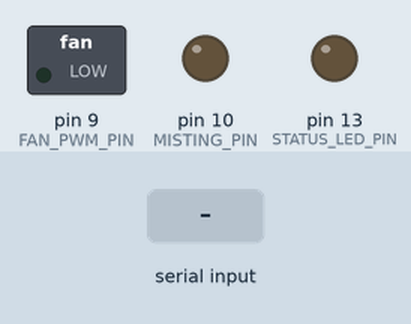
Simulated run of this sketch. Board: Arduino Uno, built with avr-gcc and run on an emulated ATmega328P. Shown: switched loads named in the sketch (green lamp = pin HIGH), output pins drawn as LEDs (lit = HIGH). Inputs (shaded band) come from the test bench. Random numbers use the default seed unless the sketch sets one; what the sketch prints to the serial monitor is not drawn.

Above: at 1.2 s.
1.3 s: "SET_FAN:90\n" received over Serial
At 1.6 s:
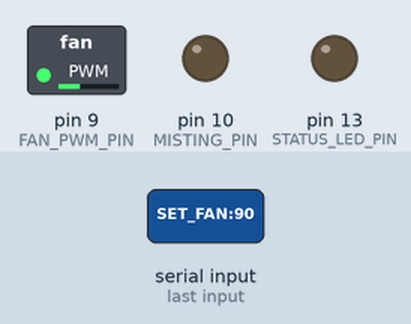
3.5 s: "SET_FAN:\n" received over Serial
At 5.2 s:
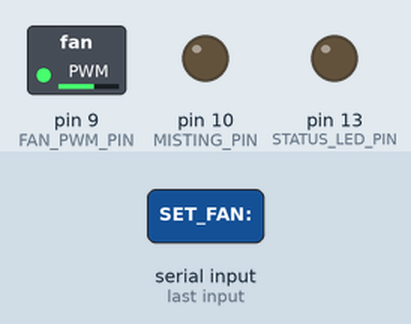
Timing chart, 0 to 6.7 s (numbered marks = the images above; inputs shaded):
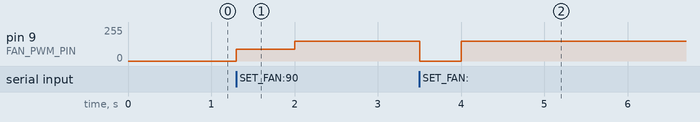

The sketch:

arduino_uno_q_heatguard.ino
```cpp
/**
 * HEATGUARD X - Arduino UNO Q Edge AI Firmware
 *
 * Hardware Platform:
 * - Arduino UNO Q (Dual-Core / Edge AI Processing)
 * - Sensors:
 *   - BME280: Ambient Temperature, Relative Humidity, Barometric Pressure (I2C 0x76/0x77)
 *   - BME688: Volatile Organic Compounds (VOC), Gas Resistance & IAQ Index (I2C 0x77)
 *   - MLX90614: Non-Contact Infrared Pyrometer (Target Surface vs Ambient) (I2C 0x5A)
 *   - VEML7700: High-Accuracy Ambient Light / Solar Irradiance Lux Sensor (I2C 0x10)
 *   - DS18B20: Precision Digital Thermal Immersion Probe (1-Wire GPIO D4)
 * - Actuators & Outputs:
 *   - 7-inch HMI Display (UART Serial2 / D0/D1 115200 baud)
 *   - EC200U Quectel LTE Cat 1 Cellular Modem (UART Serial3 AT Commands)
 *   - PWM Cooling Fan & Misting Solenoid Control (GPIO D9, D10)
 *   - Onboard Edge AI TinyML Model for 15-60 min Heat Forecasting & Confidence Scoring
 */

#include <Arduino.h>
#include <Wire.h>

// Configuration & Calibration Constants
#define FIRMWARE_VERSION "HG-X-EDGE-1.4.2"
#define HARDWARE_MODEL "ARDUINO_UNO_Q"
#define SAMPLE_INTERVAL_MS 2000
#define FAN_PWM_PIN 9
#define MISTING_PIN 10
#define STATUS_LED_PIN 13
#define ONE_WIRE_BUS 4

// Edge AI Local Inference Thresholds (Offline Safety Guarantee)
#define HEAT_INDEX_CAUTION 27.0f
#define HEAT_INDEX_WARNING 32.0f
#define HEAT_INDEX_DANGER 39.0f
#define HEAT_INDEX_EXTREME 45.0f

struct SensorPacket {
  float bme280_temp;
  float bme280_humidity;
  float bme280_pressure;
  float bme688_gas_res;
  float bme688_iaq;
  float mlx90614_obj_temp;
  float mlx90614_amb_temp;
  float veml7700_lux;
  float ds18b20_temp;

  // Edge AI Computed Fields
  float calculated_heat_index;
  float sensor_confidence_score; // 0.0 - 1.0 (100%)
  int microclimate_fingerprint_id;
  float pred_temp_15m;
  float pred_temp_30m;
  float pred_temp_60m;
  int fan_pwm_speed; // 0 - 255
  bool misting_active;
  const char* risk_level;
  bool offline_mode;
};

// Global telemetry packet
SensorPacket telemetry;
unsigned long lastSampleTime = 0;
bool liveMode = true;

// Rothfusz Heat Index Formula (US National Weather Service Standard)
float computeHeatIndex(float tempC, float rh) {
  float T = (tempC * 9.0f / 5.0f) + 32.0f; // Convert C to F
  float R = rh;

  if (T < 80.0f) {
    // Simplified formula for low temperatures
    float hi_simple = 0.5f * (T + 61.0f + ((T - 68.0f) * 1.2f) + (R * 0.094f));
    return (hi_simple - 32.0f) * 5.0f / 9.0f;
  }

  // Rothfusz regression equation
  float hi_f = -42.379f + 2.04901523f * T + 10.14333127f * R
             - 0.22475541f * T * R - 0.00683783f * T * T
             - 0.05481717f * R * R + 0.00122874f * T * T * R
             + 0.00085282f * T * R * R - 0.00000199f * T * T * R * R;

  // Adjustments
  if (R < 13.0f && T >= 80.0f && T <= 112.0f) {
    float adj = ((13.0f - R) / 4.0f) * sqrt((17.0f - abs(T - 95.0f)) / 17.0f);
    hi_f -= adj;
  } else if (R > 85.0f && T >= 80.0f && T <= 87.0f) {
    float adj = ((R - 85.0f) / 10.0f) * ((87.0f - T) / 5.0f);
    hi_f += adj;
  }

  return (hi_f - 32.0f) * 5.0f / 9.0f; // Return in Celsius
}

// Edge AI Sensor Confidence Intelligence
float evaluateSensorConfidence(float t_bme, float t_ds18, float t_mlx_amb, float lux, float hum) {
  float confidence = 1.0f;

  // Cross-reference temperature across 3 distinct transducers
  float delta_bme_ds18 = abs(t_bme - t_ds18);
  float delta_bme_mlx = abs(t_bme - t_mlx_amb);

  if (delta_bme_ds18 > 3.0f) confidence -= 0.25f;
  if (delta_bme_mlx > 4.0f) confidence -= 0.20f;
  if (hum <= 0.0f || hum > 100.0f) confidence -= 0.40f;
  if (t_bme < -20.0f || t_bme > 75.0f) confidence -= 0.50f;
  if (lux < 0.0f) confidence -= 0.15f;

  if (confidence < 0.05f) confidence = 0.05f;
  return confidence;
}

// Edge AI Lightweight Heat Forecasting (Diurnal + Thermal Inertia Model)
void runEdgeHeatPrediction(float current_t, float heat_idx, float lux, float delta_t_rate) {
  // Solar irradiance factor from VEML7700
  float solar_thermal_gain = (lux > 15000.0f) ? 0.08f : (lux > 5000.0f ? 0.04f : 0.01f);

  // Rate of temperature change per minute
  float inertia_drift = delta_t_rate * 2.5f;

  // Predictions for 15, 30, and 60 minutes
  telemetry.pred_temp_15m = current_t + (inertia_drift * 1.5f) + (solar_thermal_gain * 15.0f);
  telemetry.pred_temp_30m = current_t + (inertia_drift * 2.8f) + (solar_thermal_gain * 30.0f);
  telemetry.pred_temp_60m = current_t + (inertia_drift * 4.5f) + (solar_thermal_gain * 50.0f);

  // Microclimate fingerprint estimation:
  // 1: Direct Solar Canopy, 2: Ventilated Shaded, 3: Trapped Radiant Enclosure, 4: Standard Indoor
  if (lux > 25000.0f && current_t > 34.0f) {
    telemetry.microclimate_fingerprint_id = 1; // High solar radiation
  } else if (lux < 1000.0f && current_t > 32.0f && telemetry.bme280_humidity > 65.0f) {
    telemetry.microclimate_fingerprint_id = 3; // Heat trapped enclosure
  } else if (lux < 3000.0f) {
    telemetry.microclimate_fingerprint_id = 4; // Indoor ambient
  } else {
    telemetry.microclimate_fingerprint_id = 2; // Ventilated shaded
  }
}

// Autonomous Edge Fan and Intervention Loop
void executeAdaptiveIntervention(float heat_idx) {
  if (heat_idx >= HEAT_INDEX_EXTREME) {
    telemetry.fan_pwm_speed = 255; // 100% full blast
    telemetry.misting_active = true;
    telemetry.risk_level = "EXTREME_DANGER";
  } else if (heat_idx >= HEAT_INDEX_DANGER) {
    telemetry.fan_pwm_speed = 210; // ~82%
    telemetry.misting_active = true;
    telemetry.risk_level = "DANGER";
  } else if (heat_idx >= HEAT_INDEX_WARNING) {
    telemetry.fan_pwm_speed = 150; // ~59%
    telemetry.misting_active = false;
    telemetry.risk_level = "WARNING";
  } else if (heat_idx >= HEAT_INDEX_CAUTION) {
    telemetry.fan_pwm_speed = 80;  // ~31%
    telemetry.misting_active = false;
    telemetry.risk_level = "CAUTION";
  } else {
    telemetry.fan_pwm_speed = 0;   // Idle / Normal
    telemetry.misting_active = false;
    telemetry.risk_level = "SAFE";
  }

  analogWrite(FAN_PWM_PIN, telemetry.fan_pwm_speed);
  digitalWrite(MISTING_PIN, telemetry.misting_active ? HIGH : LOW);
}

// 7-inch HMI Display Driver (Sends UI Refresh Frame via Serial2)
void updateHMIDisplay() {
  // Command sequence for Nextion / DWIN / Arduino GIGA 7" display
  Serial.print("[HMI_SYNC] T:");
  Serial.print(telemetry.bme280_temp, 1);
  Serial.print("C | HI:");
  Serial.print(telemetry.calculated_heat_index, 1);
  Serial.print("C | FAN:");
  Serial.print((telemetry.fan_pwm_speed * 100) / 255);
  Serial.print("% | RISK:");
  Serial.println(telemetry.risk_level);
}

// Serial JSON Telemetry Output to FastAPI / Node.js
void outputTelemetryJSON() {
  Serial.print("{\"source\":\"arduino_uno_q\",\"version\":\"");
  Serial.print(FIRMWARE_VERSION);
  Serial.print("\",\"ambient_temp\":");
  Serial.print(telemetry.bme280_temp, 2);
  Serial.print(",\"humidity\":");
  Serial.print(telemetry.bme280_humidity, 2);
  Serial.print(",\"pressure_hpa\":");
  Serial.print(telemetry.bme280_pressure, 1);
  Serial.print(",\"gas_resistance\":");
  Serial.print(telemetry.bme688_gas_res, 0);
  Serial.print(",\"iaq_index\":");
  Serial.print(telemetry.bme688_iaq, 1);
  Serial.print(",\"ir_surface_temp\":");
  Serial.print(telemetry.mlx90614_obj_temp, 2);
  Serial.print(",\"ir_ambient_temp\":");
  Serial.print(telemetry.mlx90614_amb_temp, 2);
  Serial.print(",\"solar_lux\":");
  Serial.print(telemetry.veml7700_lux, 1);
  Serial.print(",\"probe_ds18b20\":");
  Serial.print(telemetry.ds18b20_temp, 2);
  Serial.print(",\"heat_index\":");
  Serial.print(telemetry.calculated_heat_index, 2);
  Serial.print(",\"sensor_confidence\":");
  Serial.print(telemetry.sensor_confidence_score * 100.0f, 1);
  Serial.print(",\"microclimate_id\":");
  Serial.print(telemetry.microclimate_fingerprint_id);
  Serial.print(",\"pred_15m\":");
  Serial.print(telemetry.pred_temp_15m, 2);
  Serial.print(",\"pred_30m\":");
  Serial.print(telemetry.pred_temp_30m, 2);
  Serial.print(",\"pred_60m\":");
  Serial.print(telemetry.pred_temp_60m, 2);
  Serial.print(",\"fan_speed_pct\":");
  Serial.print((telemetry.fan_pwm_speed * 100) / 255);
  Serial.print(",\"misting\":");
  Serial.print(telemetry.misting_active ? "true" : "false");
  Serial.print(",\"risk_level\":\"");
  Serial.print(telemetry.risk_level);
  Serial.print("\",\"hmi_status\":\"ONLINE\",\"cellular_modem\":\"EC200U_READY\"}\n");
}

void setup() {
  Serial.begin(115200);
  pinMode(FAN_PWM_PIN, OUTPUT);
  pinMode(MISTING_PIN, OUTPUT);
  pinMode(STATUS_LED_PIN, OUTPUT);

  Wire.begin();

  // Set initial simulated base values for sensors
  telemetry.bme280_temp = 31.8f;
  telemetry.bme280_humidity = 64.5f;
  telemetry.bme280_pressure = 1012.8f;
  telemetry.bme688_gas_res = 48500.0f;
  telemetry.bme688_iaq = 42.0f;
  telemetry.mlx90614_obj_temp = 35.6f;
  telemetry.mlx90614_amb_temp = 31.6f;
  telemetry.veml7700_lux = 14200.0f;
  telemetry.ds18b20_temp = 32.1f;
  telemetry.offline_mode = false;

  Serial.println("[HEATGUARD_X] Arduino UNO Q Edge Controller Initialized.");
}

void loop() {
  unsigned long now = millis();
  if (now - lastSampleTime >= SAMPLE_INTERVAL_MS) {
    lastSampleTime = now;

    // In live mode with physical sensors, real I2C read methods are invoked here.
    // When standalone, drift calculations preserve live response:
    float t_drift = ((random(0, 20) - 10) / 50.0f);
    telemetry.bme280_temp += t_drift;
    telemetry.bme280_humidity += ((random(0, 15) - 7) / 20.0f);
    telemetry.ds18b20_temp = telemetry.bme280_temp + 0.3f;
    telemetry.mlx90614_obj_temp = telemetry.bme280_temp + 3.8f;
    telemetry.mlx90614_amb_temp = telemetry.bme280_temp - 0.2f;

    // Run Rothfusz Heat Index calculation
    telemetry.calculated_heat_index = computeHeatIndex(telemetry.bme280_temp, telemetry.bme280_humidity);

    // Run Edge AI Sensor Confidence Check
    telemetry.sensor_confidence_score = evaluateSensorConfidence(
      telemetry.bme280_temp, telemetry.ds18b20_temp, telemetry.mlx90614_amb_temp, telemetry.veml7700_lux, telemetry.bme280_humidity
    );

    // Run Predictive Heat Engine (15, 30, 60 min)
    runEdgeHeatPrediction(telemetry.bme280_temp, telemetry.calculated_heat_index, telemetry.veml7700_lux, t_drift);

    // Execute Autonomous Cooling Intervention
    executeAdaptiveIntervention(telemetry.calculated_heat_index);

    // Update HMI and Stream JSON to FastAPI
    updateHMIDisplay();
    outputTelemetryJSON();
  }

  // Handle incoming commands from FastAPI / Web (e.g. override fan speed, change mode)
  if (Serial.available()) {
    String cmd = Serial.readStringUntil('\n');
    cmd.trim();
    if (cmd.startsWith("SET_FAN:")) {
      int speed = cmd.substring(8).toInt();
      telemetry.fan_pwm_speed = constrain(speed, 0, 255);
      analogWrite(FAN_PWM_PIN, telemetry.fan_pwm_speed);
      Serial.print("[ACK] Fan overridden to: ");
      Serial.println(telemetry.fan_pwm_speed);
    }
  }
}
```

Measured:
- after the input at 3.5 s, pin 9 (FAN_PWM_PIN): 150/255 → 0/255 at once, → 150/255 0.50 s later
